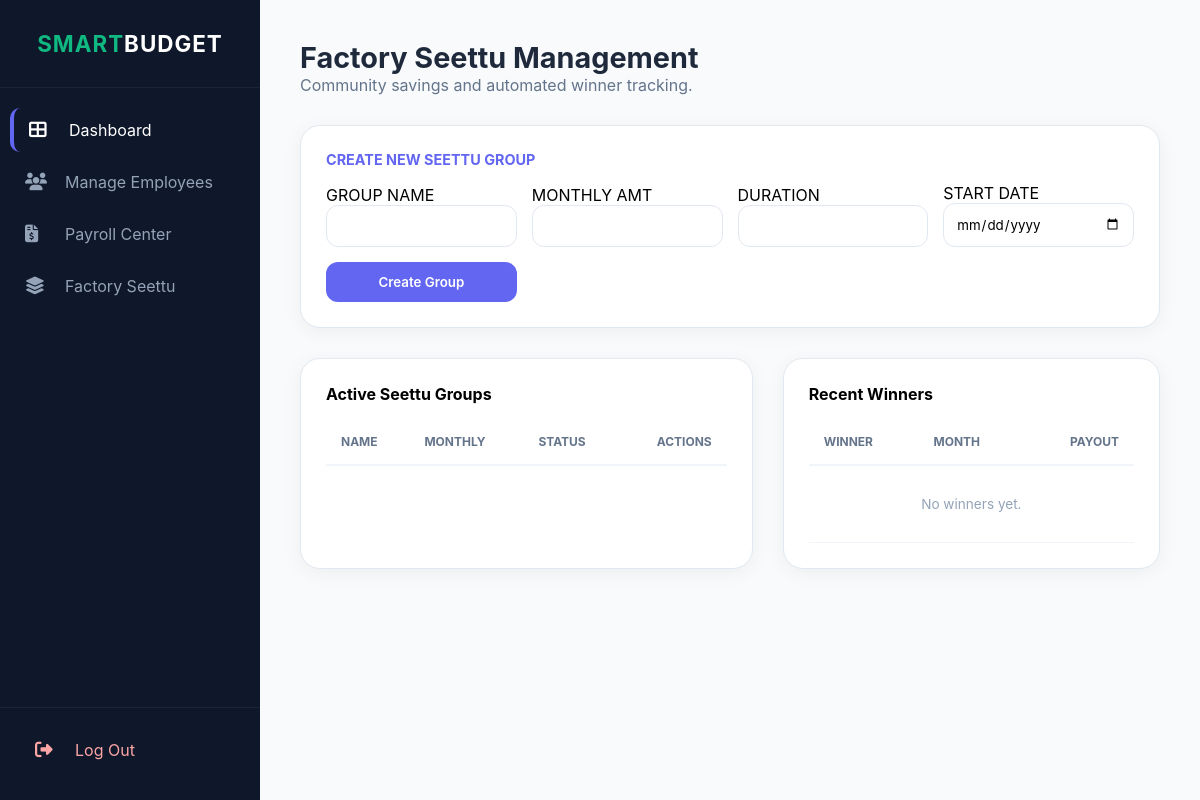
The page /factory_seettu.php on the database as committed earlier.
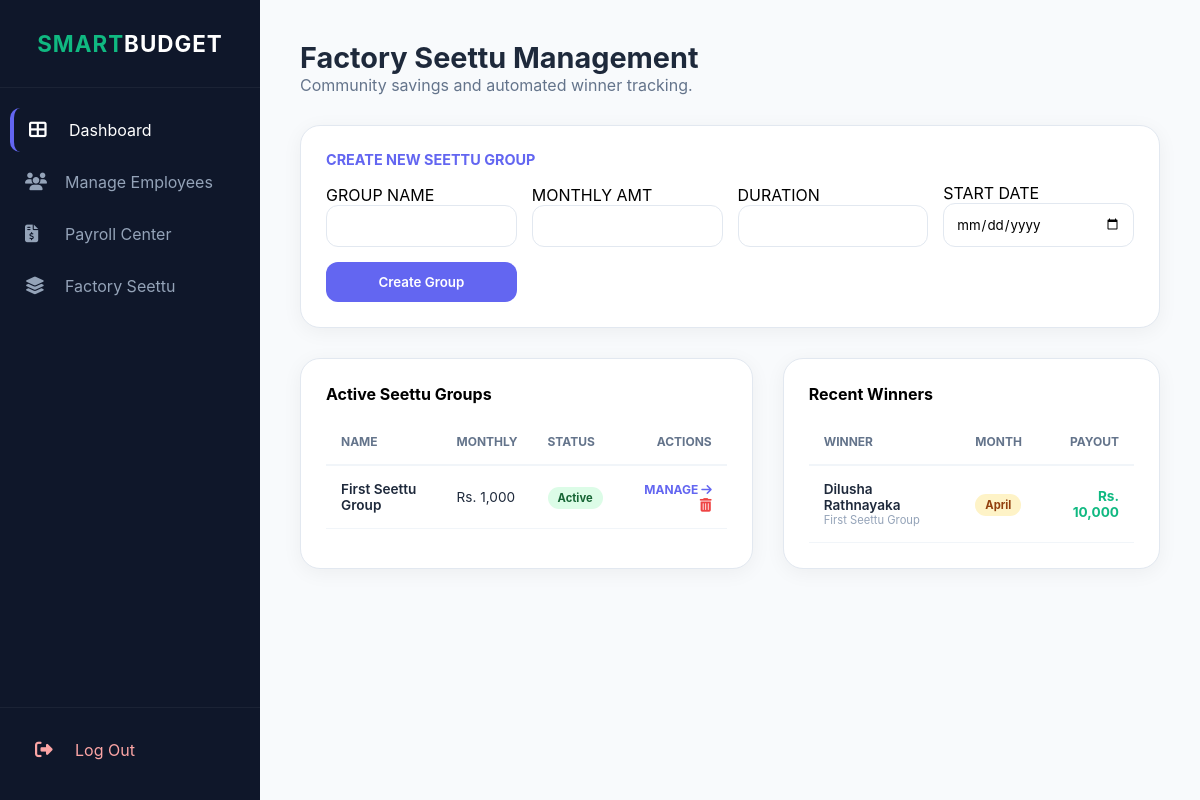
The same page on the database as committed later.
### tables this page shows
CREATE TABLE `factory_seettu` (
  `id` int NOT NULL,
  `user_id` int DEFAULT NULL,
  `group_name` varchar(100) NOT NULL,
  `monthly_amount` decimal(10,2) NOT NULL,
  `total_members` int DEFAULT '0',
  `completed_months` int DEFAULT '0',
  `payout_month` int DEFAULT NULL,
  `start_date` date NOT NULL,
  `status` enum('Active','Completed') DEFAULT 'Active',
  `total_months` int NOT NULL DEFAULT '10'
);

CREATE TABLE `seettu_winners` (
  `winner_id` int NOT NULL,
  `seettu_id` int DEFAULT NULL,
  `user_id` int DEFAULT NULL,
  `draw_month` varchar(50) DEFAULT NULL,
  `payout_amount` decimal(10,2) DEFAULT NULL,
  `draw_date` timestamp NULL DEFAULT CURRENT_TIMESTAMP
);

CREATE TABLE `users` (
  `user_id` int NOT NULL,
  `full_name` varchar(100) NOT NULL,
  `email` varchar(150) NOT NULL,
  `nic` varchar(12) NOT NULL,
  `phone` varchar(15) DEFAULT NULL,
  `factory` varchar(100) DEFAULT NULL,
  `department` varchar(100) DEFAULT NULL,
  `role` enum('admin','supervisor','user') DEFAULT 'user',
  `lang` enum('en','si','ta') DEFAULT 'en',
  `password_hash` varchar(255) NOT NULL,
  `created_at` timestamp NULL DEFAULT CURRENT_TIMESTAMP,
  `profile_pic` varchar(255) DEFAULT 'default_avatar.png'
);

### factory_seettu.php (the view, shortened to what the changed rows need)
<?php
require_once 'config.php';
$seettu_list = mysqli_query($conn, "SELECT * FROM factory_seettu ORDER BY id DESC");
$all_winners_query = "SELECT sw.*, u.full_name, fs.group_name
                      FROM seettu_winners sw
                      JOIN users u ON sw.user_id = u.user_id
                      JOIN factory_seettu fs ON sw.seettu_id = fs.id
                      ORDER BY sw.draw_date DESC";
$all_winners = mysqli_query($conn, $all_winners_query);
?>
<!DOCTYPE html>
<html lang="en">
<head>
    <link rel="stylesheet" href="https://cdnjs.cloudflare.com/ajax/libs/font-awesome/6.4.0/css/all.min.css">
</head>
<body>
<div class="sidebar">
        <div class="sidebar-header">
            <h2>SMART<span style="color:white">BUDGET</span></h2>
        </div>
    </div>
<div class="content">
    <div class="header" style="margin-bottom:30px;">
        <h1 style="font-size: 1.8rem; color: #1e293b;">Factory Seettu Management</h1>
    </div>
    <div class="grid-layout">
        <div class="glass-card">
            <table>
                <thead>
                    <tr><th>Name</th><th>Monthly</th><th>Status</th><th style="text-align:right;">Actions</th></tr>
                </thead>
                <tbody>
                    <?php while($row = mysqli_fetch_assoc($seettu_list)): ?>
                    <tr>
                        <td style="font-weight:600;"><?php echo htmlspecialchars($row['group_name']); ?></td>
                        <td>Rs. <?php echo number_format($row['monthly_amount'], 0); ?></td>
                        <td><span class="status-active"><?php echo ucfirst($row['status']); ?></span></td>
                        <td style="text-align:right;">
                            <a href="view_seettu_members.php?id=<?php echo $row['id']; ?>" style="color:var(--primary); text-decoration:none; font-weight:700; font-size:0.75rem;">MANAGE <i class="fas fa-arrow-right"></i></a>
                            <a href="factory_seettu.php?delete_id=<?php echo $row['id']; ?>" class="btn-delete" onclick="return confirm('Deleting this group will also remove all its members and winning history. Proceed?');">
                                <i class="fas fa-trash-alt"></i>
                            </a>
                        </td>
                    </tr>
                    <?php endwhile; ?>
                </tbody>
            </table>
        </div>
        <div class="glass-card">
            <table>
                <thead>
                    <tr><th>Winner</th><th>Month</th><th style="text-align:right;">Payout</th></tr>
                </thead>
                <tbody>
                    <?php if(mysqli_num_rows($all_winners) > 0): ?>
                        <?php while($win = mysqli_fetch_assoc($all_winners)): ?>
                        <tr>
                            <td>
                                <div style="font-weight:600; font-size:0.85rem;"><?php echo htmlspecialchars($win['full_name']); ?></div>
                                <div style="font-size:0.7rem; color:#94a3b8;"><?php echo htmlspecialchars($win['group_name']); ?></div>
                            </td>
                            <td><span class="winner-badge"><?php echo htmlspecialchars($win['draw_month']); ?></span></td>
                            <td style="text-align:right; font-weight:700; color:var(--accent);">Rs. <?php echo number_format($win['payout_amount'], 0); ?></td>
                        </tr>
                        <?php endwhile; ?>
                    <?php else: ?>
                        <tr><td colspan="3" style="text-align:center; color:#94a3b8; padding:30px;">No winners yet.</td></tr>
                    <?php endif; ?>
                </tbody>
            </table>
        </div>
    </div>
</div>
</body>
</html>

Rows that differ between the two databases and show on the page:
added factory_seettu: group_name "First Seettu Group", monthly_amount "1,000", status "Active"
added seettu_winners: user.full_name "Dilusha Rathnayaka", seettu.group_name "First Seettu Group", draw_month "April", payout_amount "10,000"
Other text that changed with them:
text no longer shown: "No winners yet."
